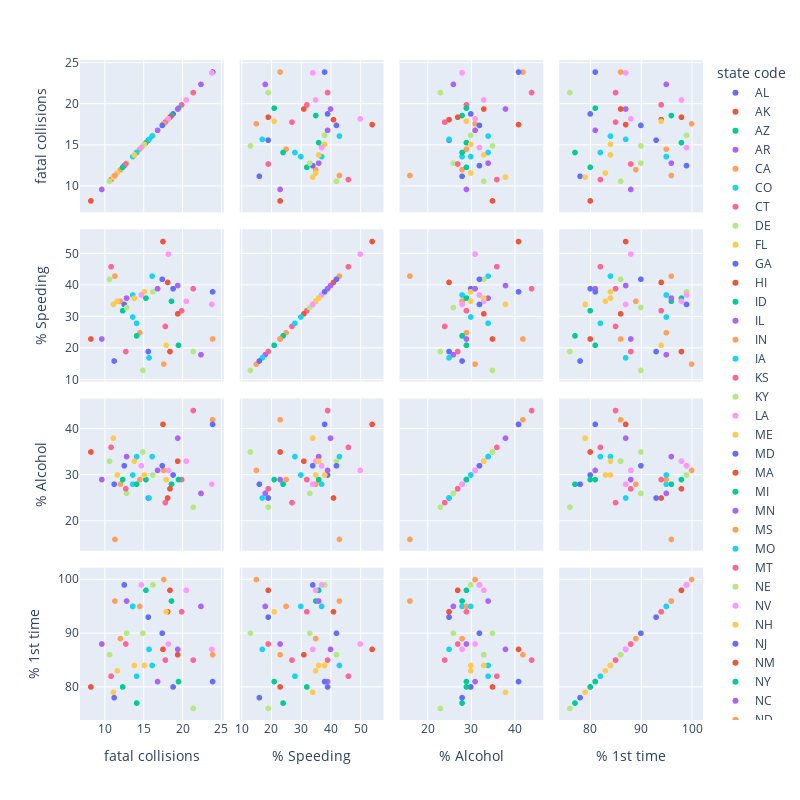

The code cell stored with this chart in its notebook:
### Markdown cell above
### Scatterplot Matrix
to explore the pairwise relationships between all columns in the dataset

### Code cell
fig = px.scatter_matrix(
        road_accidents,
        dimensions=["number of fatal collisions per billion miles(2011)", 
                "% of fatal collisions while Speeding(2009)", 
                "% of fatal collisions while Alcohol-Impaired(2011)", 
                "% of fatal collisions for the 1st time"],
        labels={"number of fatal collisions per billion miles(2011)":'fatal collisions',
            "% of fatal collisions while Speeding(2009)":'% Speeding',
            "% of fatal collisions while Alcohol-Impaired(2011)":'% Alcohol',
            "% of fatal collisions for the 1st time":'% 1st time'},
        color="state code",
                       )
fig.update_layout(width = 800, height = 800)
fig.show()

### Figure 1 — Plotly figure (JSON) as saved in the notebook; plotly's stock layout.template omitted (floating-point values rounded to 4 significant figures)
{"data": [{"dimensions": [{"axis": {"matches": true}, "label": "fatal collisions", "values": [18.8]}, {"axis": {"matches": true}, "label": "% Speeding", "values": [39]}, {"axis": {"matches": true}, "label": "% Alcohol", "values": [30]}, {"axis": {"matches": true}, "label": "% 1st time", "values": [80]}], "hovertemplate": "state code=AL<br>%{xaxis.title.text}=%{x}<br>%{yaxis.title.text}=%{y}<extra></extra>", "legendgroup": "AL", "marker": {"color": "#636efa", "symbol": "circle"}, "name": "AL", "showlegend": true, "type": "splom"}, {"dimensions": [{"axis": {"matches": true}, "label": "fatal collisions", "values": [18.1]}, {"axis": {"matches": true}, "label": "% Speeding", "values": [41]}, {"axis": {"matches": true}, "label": "% Alcohol", "values": [25]}, {"axis": {"matches": true}, "label": "% 1st time", "values": [94]}], "hovertemplate": "state code=AK<br>%{xaxis.title.text}=%{x}<br>%{yaxis.title.text}=%{y}<extra></extra>", "legendgroup": "AK", "marker": {"color": "#EF553B", "symbol": "circle"}, "name": "AK", "showlegend": true, "type": "splom"}, {"dimensions": [{"axis": {"matches": true}, "label": "fatal collisions", "values": [18.6]}, {"axis": {"matches": true}, "label": "% Speeding", "values": [35]}, {"axis": {"matches": true}, "label": "% Alcohol", "values": [28]}, {"axis": {"matches": true}, "label": "% 1st time", "values": [96]}], "hovertemplate": "state code=AZ<br>%{xaxis.title.text}=%{x}<br>%{yaxis.title.text}=%{y}<extra></extra>", "legendgroup": "AZ", "marker": {"color": "#00cc96", "symbol": "circle"}, "name": "AZ", "showlegend": true, "type": "splom"}, {"dimensions": [{"axis": {"matches": true}, "label": "fatal collisions", "values": [22.4]}, {"axis": {"matches": true}, "label": "% Speeding", "values": [18]}, {"axis": {"matches": true}, "label": "% Alcohol", "values": [26]}, {"axis": {"matches": true}, "label": "% 1st time", "values": [95]}], "hovertemplate": "state code=AR<br>%{xaxis.title.text}=%{x}<br>%{yaxis.title.text}=%{y}<extra></extra>", "legendgroup": "AR", "marker": {"color": "#ab63fa", "symbol": "circle"}, "name": "AR", "showlegend": true, "type": "splom"}, {"dimensions": [{"axis": {"matches": true}, "label": "fatal collisions", "values": [12]}, {"axis": {"matches": true}, "label": "% Speeding", "values": [35]}, {"axis": {"matches": true}, "label": "% Alcohol", "values": [28]}, {"axis": {"matches": true}, "label": "% 1st time", "values": [89]}], "hovertemplate": "state code=CA<br>%{xaxis.title.text}=%{x}<br>%{yaxis.title.text}=%{y}<extra></extra>", "legendgroup": "CA", "marker": {"color": "#FFA15A", "symbol": "circle"}, "name": "CA", "showlegend": true, "type": "splom"}, {"dimensions": [{"axis": {"matches": true}, "label": "fatal collisions", "values": [13.6]}, {"axis": {"matches": true}, "label": "% Speeding", "values": [37]}, {"axis": {"matches": true}, "label": "% Alcohol", "values": [28]}, {"axis": {"matches": true}, "label": "% 1st time", "values": [95]}], "hovertemplate": "state code=CO<br>%{xaxis.title.text}=%{x}<br>%{yaxis.title.text}=%{y}<extra></extra>", "legendgroup": "CO", "marker": {"color": "#19d3f3", "symbol": "circle"}, "name": "CO", "showlegend": true, "type": "splom"}, {"dimensions": [{"axis": {"matches": true}, "label": "fatal collisions", "values": [10.8]}, {"axis": {"matches": true}, "label": "% Speeding", "values": [46]}, {"axis": {"matches": true}, "label": "% Alcohol", "values": [36]}, {"axis": {"matches": true}, "label": "% 1st time", "values": [82]}], "hovertemplate": "state code=CT<br>%{xaxis.title.text}=%{x}<br>%{yaxis.title.text}=%{y}<extra></extra>", "legendgroup": "CT", "marker": {"color": "#FF6692", "symbol": "circle"}, "name": "CT", "showlegend": true, "type": "splom"}, {"dimensions": [{"axis": {"matches": true}, "label": "fatal collisions", "values": [16.2]}, {"axis": {"matches": true}, "label": "% Speeding", "values": [38]}, {"axis": {"matches": true}, "label": "% Alcohol", "values": [30]}, {"axis": {"matches": true}, "label": "% 1st time", "values": [99]}], "hovertemplate": "state code=DE<br>%{xaxis.title.text}=%{x}<br>%{yaxis.title.text}=%{y}<extra></extra>", "legendgroup": "DE", "marker": {"color": "#B6E880", "symbol": "circle"}, "name": "DE", "showlegend": true, "type": "splom"}, {"dimensions": [{"axis": {"matches": true}, "label": "fatal collisions", "values": [17.9]}, {"axis": {"matches": true}, "label": "% Speeding", "values": [21]}, {"axis": {"matches": true}, "label": "% Alcohol", "values": [29]}, {"axis": {"matches": true}, "label": "% 1st time", "values": [94]}], "hovertemplate": "state code=FL<br>%{xaxis.title.text}=%{x}<br>%{yaxis.title.text}=%{y}<extra></extra>", "legendgroup": "FL", "marker": {"color": "#FECB52", "symbol": "circle"}, "name": "FL", "showlegend": true, "type": "splom"}, {"dimensions": [{"axis": {"matches": true}, "label": "fatal collisions", "values": [15.6]}, {"axis": {"matches": true}, "label": "% Speeding", "values": [19]}, {"axis": {"matches": true}, "label": "% Alcohol", "values": [25]}, {"axis": {"matches": true}, "label": "% 1st time", "values": [93]}], "hovertemplate": "state code=GA<br>%{xaxis.title.text}=%{x}<br>%{yaxis.title.text}=%{y}<extra></extra>", "legendgroup": "GA", "marker": {"color": "#636efa", "symbol": "circle"}, "name": "GA", "showlegend": true, "type": "splom"}, {"dimensions": [{"axis": {"matches": true}, "label": "fatal collisions", "values": [17.5]}, {"axis": {"matches": true}, "label": "% Speeding", "values": [54]}, {"axis": {"matches": true}, "label": "% Alcohol", "values": [41]}, {"axis": {"matches": true}, "label": "% 1st time", "values": [87]}], "hovertemplate": "state code=HI<br>%{xaxis.title.text}=%{x}<br>%{yaxis.title.text}=%{y}<extra></extra>", "legendgroup": "HI", "marker": {"color": "#EF553B", "symbol": "circle"}, "name": "HI", "showlegend": true, "type": "splom"}, {"dimensions": [{"axis": {"matches": true}, "label": "fatal collisions", "values": [15.3]}, {"axis": {"matches": true}, "label": "% Speeding", "values": [36]}, {"axis": {"matches": true}, "label": "% Alcohol", "values": [29]}, {"axis": {"matches": true}, "label": "% 1st time", "values": [98]}], "hovertemplate": "state code=ID<br>%{xaxis.title.text}=%{x}<br>%{yaxis.title.text}=%{y}<extra></extra>", "legendgroup": "ID", "marker": {"color": "#00cc96", "symbol": "circle"}, "name": "ID", "showlegend": true, "type": "splom"}, {"dimensions": [{"axis": {"matches": true}, "label": "fatal collisions", "values": [12.8]}, {"axis": {"matches": true}, "label": "% Speeding", "values": [36]}, {"axis": {"matches": true}, "label": "% Alcohol", "values": [34]}, {"axis": {"matches": true}, "label": "% 1st time", "values": [96]}], "hovertemplate": "state code=IL<br>%{xaxis.title.text}=%{x}<br>%{yaxis.title.text}=%{y}<extra></extra>", "legendgroup": "IL", "marker": {"color": "#ab63fa", "symbol": "circle"}, "name": "IL", "showlegend": true, "type": "splom"}, {"dimensions": [{"axis": {"matches": true}, "label": "fatal collisions", "values": [14.5]}, {"axis": {"matches": true}, "label": "% Speeding", "values": [25]}, {"axis": {"matches": true}, "label": "% Alcohol", "values": [29]}, {"axis": {"matches": true}, "label": "% 1st time", "values": [95]}], "hovertemplate": "state code=IN<br>%{xaxis.title.text}=%{x}<br>%{yaxis.title.text}=%{y}<extra></extra>", "legendgroup": "IN", "marker": {"color": "#FFA15A", "symbol": "circle"}, "name": "IN", "showlegend": true, "type": "splom"}, {"dimensions": [{"axis": {"matches": true}, "label": "fatal collisions", "values": [15.7]}, {"axis": {"matches": true}, "label": "% Speeding", "values": [17]}, {"axis": {"matches": true}, "label": "% Alcohol", "values": [25]}, {"axis": {"matches": true}, "label": "% 1st time", "values": [87]}], "hovertemplate": "state code=IA<br>%{xaxis.title.text}=%{x}<br>%{yaxis.title.text}=%{y}<extra></extra>", "legendgroup": "IA", "marker": {"color": "#19d3f3", "symbol": "circle"}, "name": "IA", "showlegend": true, "type": "splom"}, {"dimensions": [{"axis": {"matches": true}, "label": "fatal collisions", "values": [17.8]}, {"axis": {"matches": true}, "label": "% Speeding", "values": [27]}, {"axis": {"matches": true}, "label": "% Alcohol", "values": [24]}, {"axis": {"matches": true}, "label": "% 1st time", "values": [85]}], "hovertemplate": "state code=KS<br>%{xaxis.title.text}=%{x}<br>%{yaxis.title.text}=%{y}<extra></extra>", "legendgroup": "KS", "marker": {"color": "#FF6692", "symbol": "circle"}, "name": "KS", "showlegend": true, "type": "splom"}, {"dimensions": [{"axis": {"matches": true}, "label": "fatal collisions", "values": [21.4]}, {"axis": {"matches": true}, "label": "% Speeding", "values": [19]}, {"axis": {"matches": true}, "label": "% Alcohol", "values": [23]}, {"axis": {"matches": true}, "label": "% 1st time", "values": [76]}], "hovertemplate": "state code=KY<br>%{xaxis.title.text}=%{x}<br>%{yaxis.title.text}=%{y}<extra></extra>", "legendgroup": "KY", "marker": {"color": "#B6E880", "symbol": "circle"}, "name": "KY", "showlegend": true, "type": "splom"}, {"dimensions": [{"axis": {"matches": true}, "label": "fatal collisions", "values": [20.5]}, {"axis": {"matches": true}, "label": "% Speeding", "values": [35]}, {"axis": {"matches": true}, "label": "% Alcohol", "values": [33]}, {"axis": {"matches": true}, "label": "% 1st time", "values": [98]}], "hovertemplate": "state code=LA<br>%{xaxis.title.text}=%{x}<br>%{yaxis.title.text}=%{y}<extra></extra>", "legendgroup": "LA", "marker": {"color": "#FF97FF", "symbol": "circle"}, "name": "LA", "showlegend": true, "type": "splom"}, {"dimensions": [{"axis": {"matches": true}, "label": "fatal collisions", "values": [15.1]}, {"axis": {"matches": true}, "label": "% Speeding", "values": [38]}, {"axis": {"matches": true}, "label": "% Alcohol", "values": [30]}, {"axis": {"matches": true}, "label": "% 1st time", "values": [84]}], "hovertemplate": "state code=ME<br>%{xaxis.title.text}=%{x}<br>%{yaxis.title.text}=%{y}<extra></extra>", "legendgroup": "ME", "marker": {"color": "#FECB52", "symbol": "circle"}, "name": "ME", "showlegend": true, "type": "splom"}, {"dimensions": [{"axis": {"matches": true}, "label": "fatal collisions", "values": [12.5]}, {"axis": {"matches": true}, "label": "% Speeding", "values": [34]}, {"axis": {"matches": true}, "label": "% Alcohol", "values": [32]}, {"axis": {"matches": true}, "label": "% 1st time", "values": [99]}], "hovertemplate": "state code=MD<br>%{xaxis.title.text}=%{x}<br>%{yaxis.title.text}=%{y}<extra></extra>", "legendgroup": "MD", "marker": {"color": "#636efa", "symbol": "circle"}, "name": "MD", "showlegend": true, "type": "splom"}, {"dimensions": [{"axis": {"matches": true}, "label": "fatal collisions", "values": [8.2]}, {"axis": {"matches": true}, "label": "% Speeding", "values": [23]}, {"axis": {"matches": true}, "label": "% Alcohol", "values": [35]}, {"axis": {"matches": true}, "label": "% 1st time", "values": [80]}], "hovertemplate": "state code=MA<br>%{xaxis.title.text}=%{x}<br>%{yaxis.title.text}=%{y}<extra></extra>", "legendgroup": "MA", "marker": {"color": "#EF553B", "symbol": "circle"}, "name": "MA", "showlegend": true, "type": "splom"}, {"dimensions": [{"axis": {"matches": true}, "label": "fatal collisions", "values": [14.1]}, {"axis": {"matches": true}, "label": "% Speeding", "values": [24]}, {"axis": {"matches": true}, "label": "% Alcohol", "values": [28]}, {"axis": {"matches": true}, "label": "% 1st time", "values": [77]}], "hovertemplate": "state code=MI<br>%{xaxis.title.text}=%{x}<br>%{yaxis.title.text}=%{y}<extra></extra>", "legendgroup": "MI", "marker": {"color": "#00cc96", "symbol": "circle"}, "name": "MI", "showlegend": true, "type": "splom"}, {"dimensions": [{"axis": {"matches": true}, "label": "fatal collisions", "values": [9.6]}, {"axis": {"matches": true}, "label": "% Speeding", "values": [23]}, {"axis": {"matches": true}, "label": "% Alcohol", "values": [29]}, {"axis": {"matches": true}, "label": "% 1st time", "values": [88]}], "hovertemplate": "state code=MN<br>%{xaxis.title.text}=%{x}<br>%{yaxis.title.text}=%{y}<extra></extra>", "legendgroup": "MN", "marker": {"color": "#ab63fa", "symbol": "circle"}, "name": "MN", "showlegend": true, "type": "splom"}, {"dimensions": [{"axis": {"matches": true}, "label": "fatal collisions", "values": [17.6]}, {"axis": {"matches": true}, "label": "% Speeding", "values": [15]}, {"axis": {"matches": true}, "label": "% Alcohol", "values": [31]}, {"axis": {"matches": true}, "label": "% 1st time", "values": [100]}], "hovertemplate": "state code=MS<br>%{xaxis.title.text}=%{x}<br>%{yaxis.title.text}=%{y}<extra></extra>", "legendgroup": "MS", "marker": {"color": "#FFA15A", "symbol": "circle"}, "name": "MS", "showlegend": true, "type": "splom"}, {"dimensions": [{"axis": {"matches": true}, "label": "fatal collisions", "values": [16.1]}, {"axis": {"matches": true}, "label": "% Speeding", "values": [43]}, {"axis": {"matches": true}, "label": "% Alcohol", "values": [34]}, {"axis": {"matches": true}, "label": "% 1st time", "values": [84]}], "hovertemplate": "state code=MO<br>%{xaxis.title.text}=%{x}<br>%{yaxis.title.text}=%{y}<extra></extra>", "legendgroup": "MO", "marker": {"color": "#19d3f3", "symbol": "circle"}, "name": "MO", "showlegend": true, "type": "splom"}, {"dimensions": [{"axis": {"matches": true}, "label": "fatal collisions", "values": [21.4]}, {"axis": {"matches": true}, "label": "% Speeding", "values": [39]}, {"axis": {"matches": true}, "label": "% Alcohol", "values": [44]}, {"axis": {"matches": true}, "label": "% 1st time", "values": [85]}], "hovertemplate": "state code=MT<br>%{xaxis.title.text}=%{x}<br>%{yaxis.title.text}=%{y}<extra></extra>", "legendgroup": "MT", "marker": {"color": "#FF6692", "symbol": "circle"}, "name": "MT", "showlegend": true, "type": "splom"}, {"dimensions": [{"axis": {"matches": true}, "label": "fatal collisions", "values": [14.9]}, {"axis": {"matches": true}, "label": "% Speeding", "values": [13]}, {"axis": {"matches": true}, "label": "% Alcohol", "values": [35]}, {"axis": {"matches": true}, "label": "% 1st time", "values": [90]}], "hovertemplate": "state code=NE<br>%{xaxis.title.text}=%{x}<br>%{yaxis.title.text}=%{y}<extra></extra>", "legendgroup": "NE", "marker": {"color": "#B6E880", "symbol": "circle"}, "name": "NE", "showlegend": true, "type": "splom"}, {"dimensions": [{"axis": {"matches": true}, "label": "fatal collisions", "values": [14.7]}, {"axis": {"matches": true}, "label": "% Speeding", "values": [37]}, {"axis": {"matches": true}, "label": "% Alcohol", "values": [32]}, {"axis": {"matches": true}, "label": "% 1st time", "values": [99]}], "hovertemplate": "state code=NV<br>%{xaxis.title.text}=%{x}<br>%{yaxis.title.text}=%{y}<extra></extra>", "legendgroup": "NV", "marker": {"color": "#FF97FF", "symbol": "circle"}, "name": "NV", "showlegend": true, "type": "splom"}, {"dimensions": [{"axis": {"matches": true}, "label": "fatal collisions", "values": [11.6]}, {"axis": {"matches": true}, "label": "% Speeding", "values": [35]}, {"axis": {"matches": true}, "label": "% Alcohol", "values": [30]}, {"axis": {"matches": true}, "label": "% 1st time", "values": [83]}], "hovertemplate": "state code=NH<br>%{xaxis.title.text}=%{x}<br>%{yaxis.title.text}=%{y}<extra></extra>", "legendgroup": "NH", "marker": {"color": "#FECB52", "symbol": "circle"}, "name": "NH", "showlegend": true, "type": "splom"}, {"dimensions": [{"axis": {"matches": true}, "label": "fatal collisions", "values": [11.2]}, {"axis": {"matches": true}, "label": "% Speeding", "values": [16]}, {"axis": {"matches": true}, "label": "% Alcohol", "values": [28]}, {"axis": {"matches": true}, "label": "% 1st time", "values": [78]}], "hovertemplate": "state code=NJ<br>%{xaxis.title.text}=%{x}<br>%{yaxis.title.text}=%{y}<extra></extra>", "legendgroup": "NJ", "marker": {"color": "#636efa", "symbol": "circle"}, "name": "NJ", "showlegend": true, "type": "splom"}, {"dimensions": [{"axis": {"matches": true}, "label": "fatal collisions", "values": [18.4]}, {"axis": {"matches": true}, "label": "% Speeding", "values": [19]}, {"axis": {"matches": true}, "label": "% Alcohol", "values": [27]}, {"axis": {"matches": true}, "label": "% 1st time", "values": [98]}], "hovertemplate": "state code=NM<br>%{xaxis.title.text}=%{x}<br>%{yaxis.title.text}=%{y}<extra></extra>", "legendgroup": "NM", "marker": {"color": "#EF553B", "symbol": "circle"}, "name": "NM", "showlegend": true, "type": "splom"}, {"dimensions": [{"axis": {"matches": true}, "label": "fatal collisions", "values": [12.3]}, {"axis": {"matches": true}, "label": "% Speeding", "values": [32]}, {"axis": {"matches": true}, "label": "% Alcohol", "values": [29]}, {"axis": {"matches": true}, "label": "% 1st time", "values": [80]}], "hovertemplate": "state code=NY<br>%{xaxis.title.text}=%{x}<br>%{yaxis.title.text}=%{y}<extra></extra>", "legendgroup": "NY", "marker": {"color": "#00cc96", "symbol": "circle"}, "name": "NY", "showlegend": true, "type": "splom"}, {"dimensions": [{"axis": {"matches": true}, "label": "fatal collisions", "values": [16.8]}, {"axis": {"matches": true}, "label": "% Speeding", "values": [39]}, {"axis": {"matches": true}, "label": "% Alcohol", "values": [31]}, {"axis": {"matches": true}, "label": "% 1st time", "values": [81]}], "hovertemplate": "state code=NC<br>%{xaxis.title.text}=%{x}<br>%{yaxis.title.text}=%{y}<extra></extra>", "legendgroup": "NC", "marker": {"color": "#ab63fa", "symbol": "circle"}, "name": "NC", "showlegend": true, "type": "splom"}, {"dimensions": [{"axis": {"matches": true}, "label": "fatal collisions", "values": [23.9]}, {"axis": {"matches": true}, "label": "% Speeding", "values": [23]}, {"axis": {"matches": true}, "label": "% Alcohol", "values": [42]}, {"axis": {"matches": true}, "label": "% 1st time", "values": [86]}], "hovertemplate": "state code=ND<br>%{xaxis.title.text}=%{x}<br>%{yaxis.title.text}=%{y}<extra></extra>", "legendgroup": "ND", "marker": {"color": "#FFA15A", "symbol": "circle"}, "name": "ND", "showlegend": true, "type": "splom"}, {"dimensions": [{"axis": {"matches": true}, "label": "fatal collisions", "values": [14.1]}, {"axis": {"matches": true}, "label": "% Speeding", "values": [28]}, {"axis": {"matches": true}, "label": "% Alcohol", "values": [34]}, {"axis": {"matches": true}, "label": "% 1st time", "values": [82]}], "hovertemplate": "state code=OH<br>%{xaxis.title.text}=%{x}<br>%{yaxis.title.text}=%{y}<extra></extra>", "legendgroup": "OH", "marker": {"color": "#19d3f3", "symbol": "circle"}, "name": "OH", "showlegend": true, "type": "splom"}, {"dimensions": [{"axis": {"matches": true}, "label": "fatal collisions", "values": [19.9]}, {"axis": {"matches": true}, "label": "% Speeding", "values": [32]}, {"axis": {"matches": true}, "label": "% Alcohol", "values": [29]}, {"axis": {"matches": true}, "label": "% 1st time", "values": [94]}], "hovertemplate": "state code=OK<br>%{xaxis.title.text}=%{x}<br>%{yaxis.title.text}=%{y}<extra></extra>", "legendgroup": "OK", "marker": {"color": "#FF6692", "symbol": "circle"}, "name": "OK", "showlegend": true, "type": "splom"}, {"dimensions": [{"axis": {"matches": true}, "label": "fatal collisions", "values": [12.8]}, {"axis": {"matches": true}, "label": "% Speeding", "values": [33]}, {"axis": {"matches": true}, "label": "% Alcohol", "values": [26]}, {"axis": {"matches": true}, "label": "% 1st time", "values": [90]}], "hovertemplate": "state code=OR<br>%{xaxis.title.text}=%{x}<br>%{yaxis.title.text}=%{y}<extra></extra>", "legendgroup": "OR", "marker": {"color": "#B6E880", "symbol": "circle"}, "name": "OR", "showlegend": true, "type": "splom"}, {"dimensions": [{"axis": {"matches": true}, "label": "fatal collisions", "values": [18.2]}, {"axis": {"matches": true}, "label": "% Speeding", "values": [50]}, {"axis": {"matches": true}, "label": "% Alcohol", "values": [31]}, {"axis": {"matches": true}, "label": "% 1st time", "values": [88]}], "hovertemplate": "state code=PA<br>%{xaxis.title.text}=%{x}<br>%{yaxis.title.text}=%{y}<extra></extra>", "legendgroup": "PA", "marker": {"color": "#FF97FF", "symbol": "circle"}, "name": "PA", "showlegend": true, "type": "splom"}, {"dimensions": [{"axis": {"matches": true}, "label": "fatal collisions", "values": [11.1]}, {"axis": {"matches": true}, "label": "% Speeding", "values": [34]}, {"axis": {"matches": true}, "label": "% Alcohol", "values": [38]}, {"axis": {"matches": true}, "label": "% 1st time", "values": [79]}], "hovertemplate": "state code=RI<br>%{xaxis.title.text}=%{x}<br>%{yaxis.title.text}=%{y}<extra></extra>", "legendgroup": "RI", "marker": {"color": "#FECB52", "symbol": "circle"}, "name": "RI", "showlegend": true, "type": "splom"}, {"dimensions": [{"axis": {"matches": true}, "label": "fatal collisions", "values": [23.9]}, {"axis": {"matches": true}, "label": "% Speeding", "values": [38]}, {"axis": {"matches": true}, "label": "% Alcohol", "values": [41]}, {"axis": {"matches": true}, "label": "% 1st time", "values": [81]}], "hovertemplate": "state code=SC<br>%{xaxis.title.text}=%{x}<br>%{yaxis.title.text}=%{y}<extra></extra>", "legendgroup": "SC", "marker": {"color": "#636efa", "symbol": "circle"}, "name": "SC", "showlegend": true, "type": "splom"}, {"dimensions": [{"axis": {"matches": true}, "label": "fatal collisions", "values": [19.4]}, {"axis": {"matches": true}, "label": "% Speeding", "values": [31]}, {"axis": {"matches": true}, "label": "% Alcohol", "values": [33]}, {"axis": {"matches": true}, "label": "% 1st time", "values": [86]}], "hovertemplate": "state code=SD<br>%{xaxis.title.text}=%{x}<br>%{yaxis.title.text}=%{y}<extra></extra>", "legendgroup": "SD", "marker": {"color": "#EF553B", "symbol": "circle"}, "name": "SD", "showlegend": true, "type": "splom"}, {"dimensions": [{"axis": {"matches": true}, "label": "fatal collisions", "values": [19.5]}, {"axis": {"matches": true}, "label": "% Speeding", "values": [21]}, {"axis": {"matches": true}, "label": "% Alcohol", "values": [29]}, {"axis": {"matches": true}, "label": "% 1st time", "values": [81]}], "hovertemplate": "state code=TN<br>%{xaxis.title.text}=%{x}<br>%{yaxis.title.text}=%{y}<extra></extra>", "legendgroup": "TN", "marker": {"color": "#00cc96", "symbol": "circle"}, "name": "TN", "showlegend": true, "type": "splom"}, {"dimensions": [{"axis": {"matches": true}, "label": "fatal collisions", "values": [19.4]}, {"axis": {"matches": true}, "label": "% Speeding", "values": [40]}, {"axis": {"matches": true}, "label": "% Alcohol", "values": [38]}, {"axis": {"matches": true}, "label": "% 1st time", "values": [87]}], "hovertemplate": "state code=TX<br>%{xaxis.title.text}=%{x}<br>%{yaxis.title.text}=%{y}<extra></extra>", "legendgroup": "TX", "marker": {"color": "#ab63fa", "symbol": "circle"}, "name": "TX", "showlegend": true, "type": "splom"}, {"dimensions": [{"axis": {"matches": true}, "label": "fatal collisions", "values": [11.3]}, {"axis": {"matches": true}, "label": "% Speeding", "values": [43]}, {"axis": {"matches": true}, "label": "% Alcohol", "values": [16]}, {"axis": {"matches": true}, "label": "% 1st time", "values": [96]}], "hovertemplate": "state code=UT<br>%{xaxis.title.text}=%{x}<br>%{yaxis.title.text}=%{y}<extra></extra>", "legendgroup": "UT", "marker": {"color": "#FFA15A", "symbol": "circle"}, "name": "UT", "showlegend": true, "type": "splom"}, {"dimensions": [{"axis": {"matches": true}, "label": "fatal collisions", "values": [13.6]}, {"axis": {"matches": true}, "label": "% Speeding", "values": [30]}, {"axis": {"matches": true}, "label": "% Alcohol", "values": [30]}, {"axis": {"matches": true}, "label": "% 1st time", "values": [95]}], "hovertemplate": "state code=VT<br>%{xaxis.title.text}=%{x}<br>%{yaxis.title.text}=%{y}<extra></extra>", "legendgroup": "VT", "marker": {"color": "#19d3f3", "symbol": "circle"}, "name": "VT", "showlegend": true, "type": "splom"}, {"dimensions": [{"axis": {"matches": true}, "label": "fatal collisions", "values": [12.7]}, {"axis": {"matches": true}, "label": "% Speeding", "values": [19]}, {"axis": {"matches": true}, "label": "% Alcohol", "values": [27]}, {"axis": {"matches": true}, "label": "% 1st time", "values": [88]}], "hovertemplate": "state code=VA<br>%{xaxis.title.text}=%{x}<br>%{yaxis.title.text}=%{y}<extra></extra>", "legendgroup": "VA", "marker": {"color": "#FF6692", "symbol": "circle"}, "name": "VA", "showlegend": true, "type": "splom"}, {"dimensions": [{"axis": {"matches": true}, "label": "fatal collisions", "values": [10.6]}, {"axis": {"matches": true}, "label": "% Speeding", "values": [42]}, {"axis": {"matches": true}, "label": "% Alcohol", "values": [33]}, {"axis": {"matches": true}, "label": "% 1st time", "values": [86]}], "hovertemplate": "state code=WA<br>%{xaxis.title.text}=%{x}<br>%{yaxis.title.text}=%{y}<extra></extra>", "legendgroup": "WA", "marker": {"color": "#B6E880", "symbol": "circle"}, "name": "WA", "showlegend": true, "type": "splom"}, {"dimensions": [{"axis": {"matches": true}, "label": "fatal collisions", "values": [23.8]}, {"axis": {"matches": true}, "label": "% Speeding", "values": [34]}, {"axis": {"matches": true}, "label": "% Alcohol", "values": [28]}, {"axis": {"matches": true}, "label": "% 1st time", "values": [87]}], "hovertemplate": "state code=WV<br>%{xaxis.title.text}=%{x}<br>%{yaxis.title.text}=%{y}<extra></extra>", "legendgroup": "WV", "marker": {"color": "#FF97FF", "symbol": "circle"}, "name": "WV", "showlegend": true, "type": "splom"}, {"dimensions": [{"axis": {"matches": true}, "label": "fatal collisions", "values": [13.8]}, {"axis": {"matches": true}, "label": "% Speeding", "values": [36]}, {"axis": {"matches": true}, "label": "% Alcohol", "values": [33]}, {"axis": {"matches": true}, "label": "% 1st time", "values": [84]}], "hovertemplate": "state code=WI<br>%{xaxis.title.text}=%{x}<br>%{yaxis.title.text}=%{y}<extra></extra>", "legendgroup": "WI", "marker": {"color": "#FECB52", "symbol": "circle"}, "name": "WI", "showlegend": true, "type": "splom"}, {"dimensions": [{"axis": {"matches": true}, "label": "fatal collisions", "values": [17.4]}, {"axis": {"matches": true}, "label": "% Speeding", "values": [42]}, {"axis": {"matches": true}, "label": "% Alcohol", "values": [32]}, {"axis": {"matches": true}, "label": "% 1st time", "values": [90]}], "hovertemplate": "state code=WY<br>%{xaxis.title.text}=%{x}<br>%{yaxis.title.text}=%{y}<extra></extra>", "legendgroup": "WY", "marker": {"color": "#636efa", "symbol": "circle"}, "name": "WY", "showlegend": true, "type": "splom"}], "layout": {"dragmode": "select", "height": 800, "legend": {"title": {"text": "state code"}, "tracegroupgap": 0}, "margin": {"t": 60}, "width": 800}}
